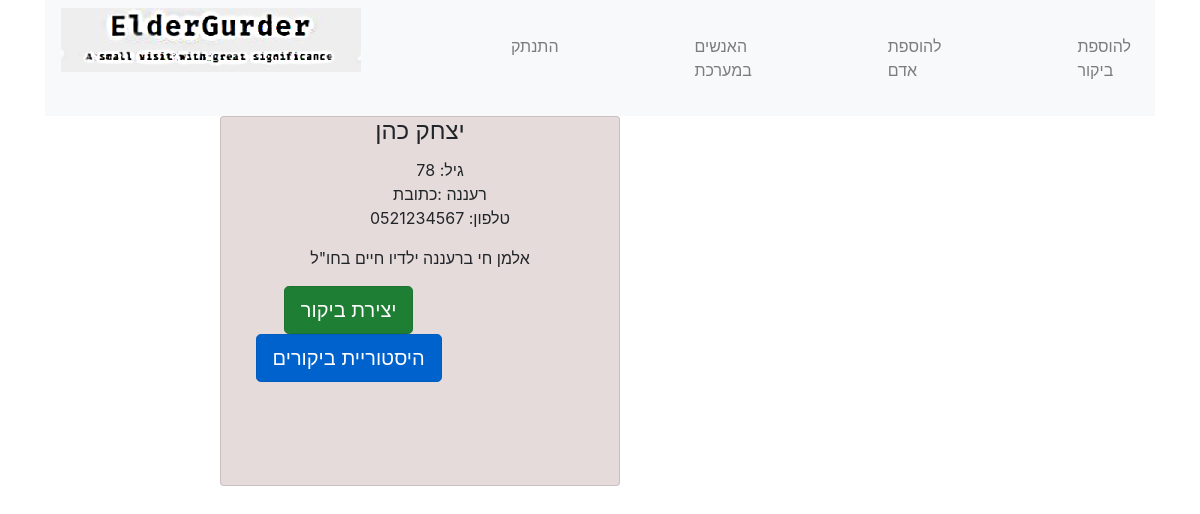
Page /lonely/2 (signed in) on the committed database.
### elder_gurder_service/models.py (models this page shows, shortened)
class LonelyPeople(models.Model):
    user = models.ForeignKey(
        get_user_model(),
        verbose_name='user',
        on_delete=models.CASCADE)
    name    = models.CharField(max_length=150,verbose_name='שם')
    age     = models.IntegerField(verbose_name='גיל')
    address = models.CharField(max_length=150,verbose_name='כתובת')
    phone   = models.CharField(max_length=20,verbose_name='טלפון')
    deatils = models.TextField(verbose_name='פרטים')

### elder_gurder_service/views.py (the view)
# urls.py: path('lonely/<int:pk>', views.LonelyDetails.as_view() , name='lonely'),
class LonelyDetails(DetailView):
    context_object_name = 'lonely_person'
    model = models.LonelyPeople
    template_name = 'people_detail.html'
    @method_decorator(login_required)
    def dispatch(self, *args, **kwargs):
        return super(LonelyDetails, self).dispatch(*args, **kwargs)

### elder_gurder_service/auth.py (called while the page is built)
    def get_user(self, user_id):
        try:
            user = get_user_model().objects.get(pk=user_id)
        except get_user_model().DoesNotExist:
            return None
        return user if self.user_can_authenticate(user) else None

### elder_gurder_service/templates/people_detail.html (shortened to what this page needs)
{% extends 'base.html' %}
{% block body_block %}
    <div class='container'>
        <div class="row">
            <div class="col-md-8  col-sm-12 col-xs-12">
                <div class="card card-inverse card-primary text-center">
                <div class="card-block">
                    <h4 class="card-title">{{ lonely_person.name }}</h4>
                    <ul>
                        <li>
                        {{ lonely_person.age }}
                            :גיל
                        </li>
                        <li id="address">
                            {{ lonely_person.address }}
                            :כתובת
                        </li>
                        <li>
                            {{ lonely_person.phone }}
                            :טלפון
                        </li>
                    </ul>
                    <p class="card-text">
                        {{ lonely_person.deatils }}
                    </p>
                    <div class="row">
                        <div class="col-md-8  col-sm-12 col-xs-12">
                            <a href="{% url 'create_visit' %}" class="btn btn-success btn-lg active" role="button" aria-pressed="true">יצירת ביקור</a>
                        </div>
                        <div class="col-md-8  col-sm-12 col-xs-12">
                            <a href="{% url 'list_view_visits' loneny_id=lonely_person.pk %}" class="btn btn-primary btn-lg active" role="button" aria-pressed="true">
                                היסטוריית ביקורים
                            </a>
                        </div>
                    </div>
                </div>
                </div>
            </div>
        </div>
    </div>
{% endblock %}

### elder_gurder_service/static/CSS/Style.css (style rules this page uses)
html, header, aside, article, section, footer, main { display: block; }
html, body { font-family: 'Numans', sans-serif; }
.container { height: 100%; align-content: center; }
.card { margin: 0 auto; width: 150%; }
.card-block ul li { list-style-type: none; }
.card { height: 370px; margin-top: auto; margin-bottom: auto; width: 400px; background-color: #E5DBDB !important; text-align: center; }
.row a { left: 100px; }

### rows in the picture
LonelyPeople: name "יצחק כהן", age "78", address "רעננה", phone "0521234567", deatils "אלמן חי ברעננה ילדיו חיים בחו\"ל"
